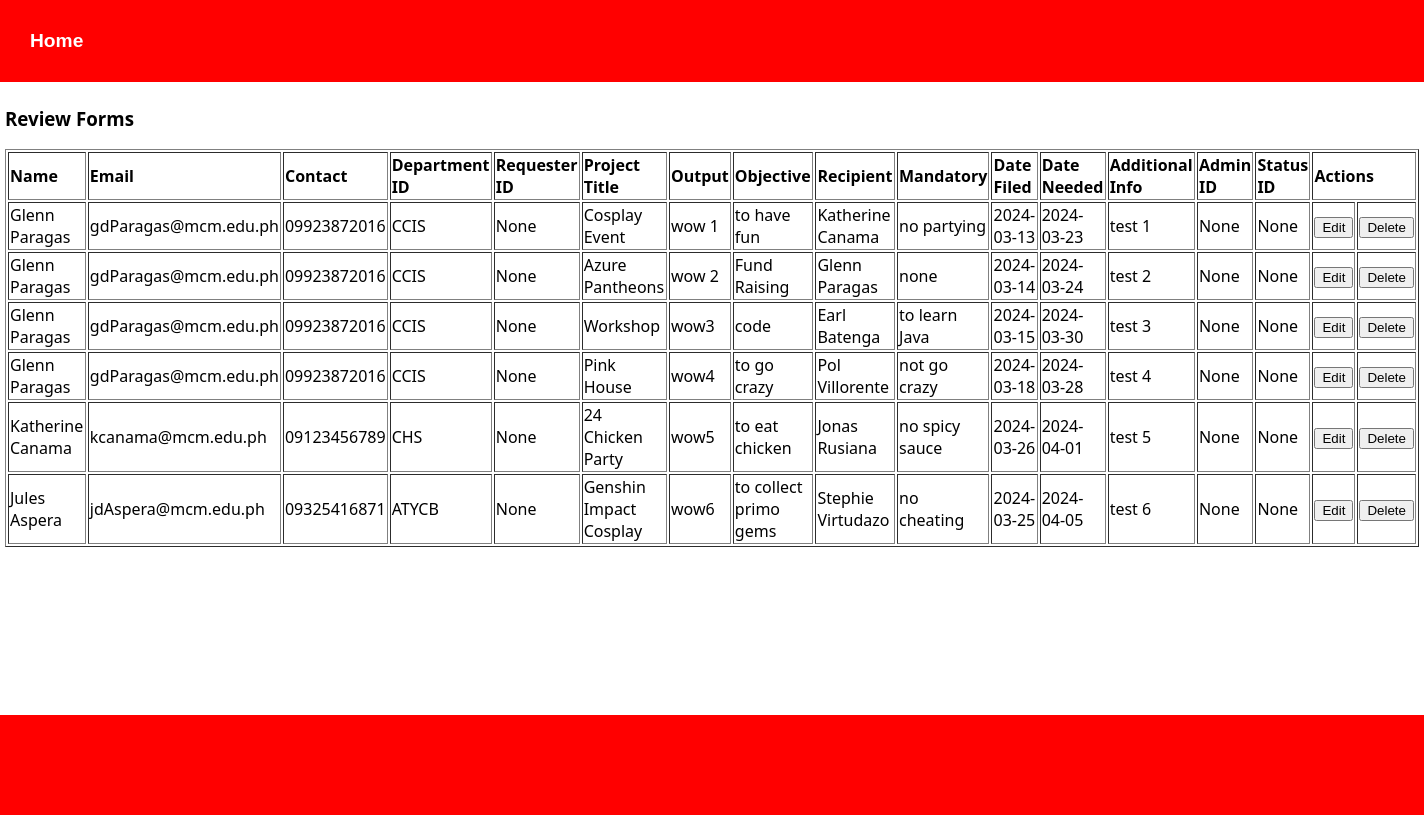
Page /review_forms on the committed database.
### tables this page shows
CREATE TABLE requester_new (
                    requester_id INTEGER PRIMARY KEY AUTOINCREMENT, 
                    name TEXT, 
                    email TEXT, 
                    contact TEXT, 
                    department_id INTEGER, 
                    FOREIGN KEY(department_id) REFERENCES department(department_id)
                );

CREATE TABLE project_info_new1 (
                    project_id INTEGER PRIMARY KEY AUTOINCREMENT, 
                    requester_id INTEGER, 
                    project_title TEXT,
                    output TEXT, 
                    objective TEXT, 
                    recipient TEXT,
                    mandatory TEXT,
                    date_filed TEXT, 
                    date_needed TEXT, 
                    add_info TEXT, 
                    admin_id INTEGER, 
                    status_id INTEGER, 
                    FOREIGN KEY(requester_id) REFERENCES requester(requester_id), 
                    FOREIGN KEY(admin_id) REFERENCES admin(admin_id), 
                    FOREIGN KEY(status_id) REFERENCES status(status_id)
                );

### app.py (the view)
@app.route("/review_forms")
def review_forms():
    with sqlite3.connect('database.db') as conn:
        cursor = conn.cursor()
        cursor.execute("SELECT * FROM requester_new")
        requester_data = cursor.fetchall()
        cursor.execute("SELECT * FROM project_info_new1")
        project_info_data = cursor.fetchall()
    zipped_data = zip(requester_data, project_info_data)
    return render_template("review_forms.html", zipped_data=zipped_data)

### templates/review_forms.html (shortened to what this page needs)
{% extends "layout.html" %}
{% block content %}
    <table border="1px">
        <h3>Review Forms</h3>
        <thead>
            <td><strong>Name</strong></td>
            <td><strong>Email</strong></td>
            <td><strong>Contact</strong></td>
            <td><strong>Department ID</strong></td>
            <td><strong>Requester ID</strong></td>
            <td><strong>Project Title</strong></td>
            <td><strong>Output</strong></td>
            <td><strong>Objective</strong></td>
            <td><strong>Recipient</strong></td>
            <td><strong>Mandatory</strong></td>
            <td><strong>Date Filed</strong></td>
            <td><strong>Date Needed</strong></td>
            <td><strong>Additional Info</strong></td>
            <td><strong>Admin ID</strong></td>
            <td><strong>Status ID</strong></td>
            <td colspan="2"><strong>Actions</strong></td>
        </thead>
        <tbody>
            {% for requester_row, project_info_row in zipped_data %}
<tr>
    <td>{{ requester_row[1] }}</td>
    <td>{{ requester_row[2] }}</td>
    <td>{{ requester_row[3] }}</td>
    <td>{{ requester_row[4] }}</td>
    <td>{{ project_info_row[1] }}</td>
    <td>{{ project_info_row[2] }}</td>
    <td>{{ project_info_row[3] }}</td>
    <td>{{ project_info_row[4] }}</td>
    <td>{{ project_info_row[5] }}</td>
    <td>{{ project_info_row[6] }}</td>
    <td>{{ project_info_row[7] }}</td>
    <td>{{ project_info_row[8] }}</td>
    <td>{{ project_info_row[9] }}</td>
    <td>{{ project_info_row[10] }}</td>
    <td>{{ project_info_row[11] }}</td>
    <td>
        <form action="{{url_for('admin_login')}}" method="POST">
            <input type="submit" value="Edit">
        </form>
    </td>
    <td>
        <form onsubmit="return confirm('Are you sure you want to DELETE this Data from the Database?');" action="{{url_for('requester_form')}}" method="POST">
            <input type="submit" value="Delete">
        </form>
    </td>
</tr>
{% endfor %}
        </tbody>
    </table>
{% endblock %}

### templates/layout.html (shortened to what this page needs)
<!DOCTYPE html>
<html>
<head>
    <link rel="stylesheet" type="text/css" href="{{ url_for('static', filename='style.css')}}" />
</head>
<body>
    <div class="wrapper">
        <div class="navbar">
            <a href="{{ url_for('home') }}" class="navbar-brand">Home</a>
        </div>
        <div class="body-content">
            {% block content %}
            {% endblock %}
        </div>
    </div>
    <footer class="footer">
    </footer>
</body>
</html>

### static/style.css (style rules this page uses)
body { background-image: url("/static/"); background-size: cover; background-position: center; }
.navbar { background-color: red; font-size: 1em; font-family: Arial, sans-serif; color: white; padding: 30px; }
.navbar a { text-decoration: none; color: inherit; }
.navbar-brand { font-size: 1.2em; font-weight: 600; }
.body-content { padding: 5px; font-family:'Segoe UI', Tahoma, Geneva, Verdana, sans-serif; }
html, body { height: 100%; margin: 0; padding: 0; }
.wrapper { min-height: 90%; margin-bottom: -5px; }
.footer { height: 100px; background-color: red; }

### rows in the picture
requester_new: name "Glenn Paragas", email "gdParagas@mcm.edu.ph", contact "09923872016", department "CCIS", project_info_row "None", project_title "Cosplay Event", output "wow 1", objective "to have fun", recipient "Katherine Canama", mandatory "no partying", date_filed "2024-03-13", date_needed "2024-03-23", add_info "test 1"
requester_new: name "Glenn Paragas", email "gdParagas@mcm.edu.ph", contact "09923872016", department "CCIS", project_info_row "None", project_title "Azure Pantheons", output "wow 2", objective "Fund Raising", recipient "Glenn Paragas", mandatory "none", date_filed "2024-03-14", date_needed "2024-03-24", add_info "test 2"
requester_new: name "Glenn Paragas", email "gdParagas@mcm.edu.ph", contact "09923872016", department "CCIS", project_info_row "None", project_title "Workshop", output "wow3", objective "code", recipient "Earl Batenga", mandatory "to learn Java", date_filed "2024-03-15", date_needed "2024-03-30", add_info "test 3"
requester_new: name "Glenn Paragas", email "gdParagas@mcm.edu.ph", contact "09923872016", department "CCIS", project_info_row "None", project_title "Pink House", output "wow4", objective "to go crazy", recipient "Pol Villorente", mandatory "not go crazy", date_filed "2024-03-18", date_needed "2024-03-28", add_info "test 4"
requester_new: name "Katherine Canama", email "kcanama@mcm.edu.ph", contact "09123456789", department "CHS", project_info_row "None", project_title "24 Chicken Party", output "wow5", objective "to eat chicken", recipient "Jonas Rusiana", mandatory "no spicy sauce", date_filed "2024-03-26", date_needed "2024-04-01", add_info "test 5"
requester_new: name "Jules Aspera", email "jdAspera@mcm.edu.ph", contact "09325416871", department "ATYCB", project_info_row "None", project_title "Genshin Impact Cosplay", output "wow6", objective "to collect primo gems", recipient "Stephie Virtudazo", mandatory "no cheating", date_filed "2024-03-25", date_needed "2024-04-05", add_info "test 6"
